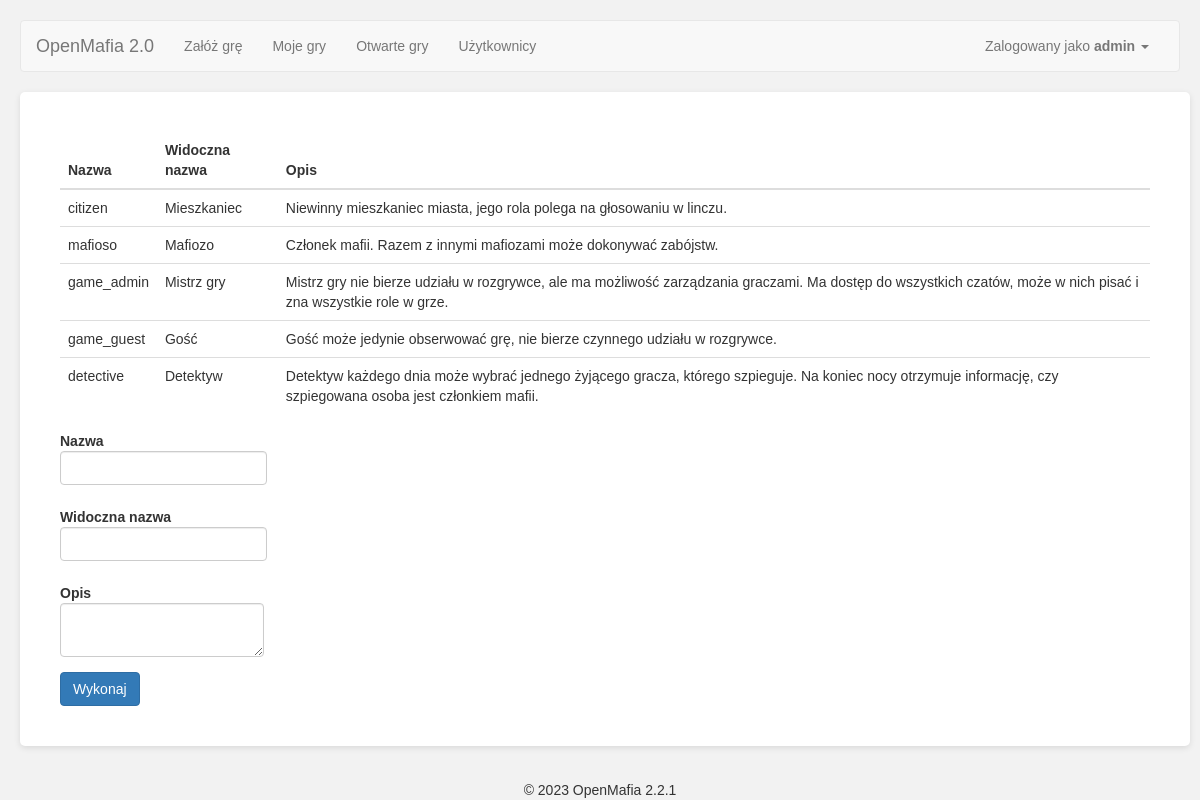
/admin/add_role (signed in), run on the app's committed database.
### app/Engine/DB/models.py (models this page shows, shortened)
class User(db.Model):
    __tablename__ = 'User'
    id = db.Column(db.Integer, primary_key=True)
    user = db.Column(db.String(64), unique=True)
    password = db.Column(db.String(500))
    name = db.Column(db.String(500))
    email = db.Column(db.String(120), unique=True)
    is_active = db.Column(db.Boolean)
    def is_active(self):
        return True

class Role(db.Model):
    __tablename__ = 'Role'
    id = db.Column(db.Integer, primary_key=True)
    name = db.Column(db.String(100))
    visible_name = db.Column(db.String(500))
    description = db.Column(db.String(500))

### app/AdminPanel/views.py (the view)
@AdminModule.route('add_role', methods=['GET', 'POST'])
@login_required
@administrator_privileges_required
def add_role():
    role_form = RoleForm()
    roles_api = RolesApi()
    if role_form.validate_on_submit():
        role_name = role_form.name.data
        visible_name = role_form.visible_name.data
        description = role_form.description.data
        roles_api.add_role(role_name, visible_name, description)
        flash('Dodano rolę '+role_name, 'alert-success')
    roles = roles_api.list_roles()
    return render_template('AdminModule_addrole.html', role_form=role_form, roles=roles)

### app/AdminPanel/forms.py
class RoleForm(FlaskForm):
    name = StringField(u'Nazwa', validators=[DataRequired()])
    visible_name = StringField(u'Widoczna nazwa', validators=[DataRequired()])
    description = StringField(u'Opis', validators=[DataRequired()], widget=TextArea())

### app/Engine/DB/db_api.py (called while the page is built)
    def list_roles(self):
        return Role.query.all()

### app/views.py (called while the page is built)
@app.before_request
def before_request():
    g.user = current_user

@lm.user_loader
def load_user(id):
    return User.query.get(int(id))

### app/AdminPanel/templates/AdminModule_addrole.html (shortened to what this page needs)
{% extends "base.html" %}
{% import "bootstrap/wtf.html" as wtf %}
{% block styles %}
{{ super() }}
<link rel="stylesheet" type="text/css" href="{{ url_for('SetupGameModule.static', filename='css/datatables.css') }}">
<link rel="stylesheet" type="text/css" href="{{ url_for('SetupGameModule.static', filename='css/styles.css') }}">
{% endblock %}
{%block main_content%}
<table class="table">
  <thead>
    <tr>
      <th scope="col">Nazwa</th>
      <th scope="col">Widoczna nazwa</th>
      <th scope="col">Opis</th>
    </tr>
  </thead>
  <tbody>
  {% for role in roles %}
  <tr>
    <td>{{ role.name }}</td>
    <td>{{ role.visible_name }}</td>
    <td>{{ role.description }}</td>
  </tr>
  {% endfor %}
  </tbody>
</table>
<form method="post" class="form form-horizontal" name="addrole">
                {{ wtf.form_field(role_form.name) }}
                {{ wtf.form_field(role_form.visible_name) }}
                {{ wtf.form_field(role_form.description) }}
                <div class="form-actions">
                    <button name="action" type="submit" class="btn btn-primary">Wykonaj</button>
                </div>
            </form>
{%endblock%}

### app/templates/base.html (shortened to what this page needs)
{% extends "bootstrap/base.html" %}
{% block styles %}
{{ super() }}
<link rel="stylesheet" type="text/css" href="{{ url_for('static', filename='css/base_styles.css') }}">
<link rel="stylesheet" type="text/css" href="{{ url_for('static', filename='css/bootstrap_table.css') }}">
{% endblock %}
{% block navbar %}
<nav class="navbar navbar-default" id="nav">
	<div class="container-fluid">
	  <div class="navbar-header">
		<a class="navbar-brand" href="/">OpenMafia 2.0</a>
	  </div>
	  <div class="collapse navbar-collapse" id="bs-example-navbar-collapse-1">
		<ul class="nav navbar-nav">
			<li {{ 'class=active' if request.endpoint == 'SetupGameModule.setup_game' }} ><a href="{{ url_for('SetupGameModule.setup_game')}}">Załóż grę</a></li>
			<li><a href="{{ url_for('SetupGameModule.game_list')}}/my_games">Moje gry</a></li>
			<li><a href="{{ url_for('SetupGameModule.game_list')}}/open_games">Otwarte gry</a></li>
			<li><a href="{{ url_for('User.user_main')}}">Użytkownicy</a></li>
		</ul>
		<ul class="nav navbar-nav navbar-right">
		  <li><a href="#"></a></li>
		  <li class="dropdown">
			<a href="#" class="dropdown-toggle" data-toggle="dropdown" role="button" aria-haspopup="true" aria-expanded="false">
				{% if current_user.is_authenticated %}
				Zalogowany jako <b>{{ current_user.user }}</b>
				{% else %}
					Gość
				{% endif %}
				<span class="caret"></span>
			</a>
		  </li>
		</ul>
	  </div>
	</div>
  </nav>
{% endblock %}
{%block content %}
<div class="container">
	{%block main_content%}{%endblock%}
</div>
{% block footer %}
<div class="footer">&copy; 2023 OpenMafia 2.2.1</div>
{%- endblock footer %}
{%endblock%}

### app/static/css/base_styles.css (style rules this page uses)
.footer { position: fixed; left: 0; bottom: 0; width: 100%; text-align: center; text-size: small; }
body { font-family: Arial, sans-serif; background-color: #f2f2f2; margin: 0; padding: 20px; }
.container { margin: 0 auto; background-color: #ffffff; border-radius: 5px; padding: 40px; box-shadow: 0 2px 6px rgba(0, 0, 0, 0.1); }

### app/SetupGameModule/static/css/styles.css (style rules this page uses)
.form-control { width: auto; }
.form-horizontal .form-group { margin-right: 0px; margin-left: 0px; }

### data on the page
User: user "admin"
Role: name "citizen", visible_name "Mieszkaniec", description "Niewinny mieszkaniec miasta, jego rola polega na głosowaniu w linczu."
Role: name "mafioso", visible_name "Mafiozo", description "Członek mafii. Razem z innymi mafiozami może dokonywać zabójstw."
Role: name "game_admin", visible_name "Mistrz gry", description "Mistrz gry nie bierze udziału w rozgrywce, ale ma możliwość zarządzania graczami. Ma dostęp do wszystkich czatów, może w nich pisać i zna wszystkie role w grze."
Role: name "game_guest", visible_name "Gość", description "Gość może jedynie obserwować grę, nie bierze czynnego udziału w rozgrywce."
Role: name "detective", visible_name "Detektyw", description "Detektyw każdego dnia może wybrać jednego żyjącego gracza, którego szpieguje. Na koniec nocy otrzymuje informację, czy szpiegowana osoba jest członkiem mafii."
